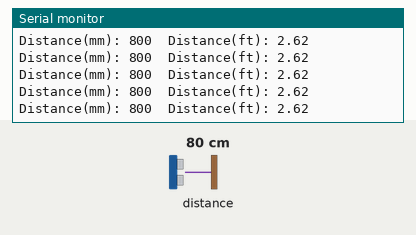
A program run on a simulated Arduino Uno R4 WiFi. Parts: the last lines printed to the serial monitor. The test bench sets the inputs (shaded band); at power-on: distance to the obstacle 80 cm.

Above: at 1.2 s.
1.3 s: distance to the obstacle set to 2 cm
At 1.8 s:
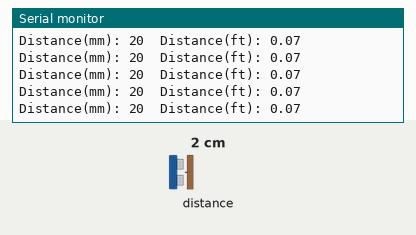
2.8 s: distance to the obstacle set to 4 cm
At 3.3 s:
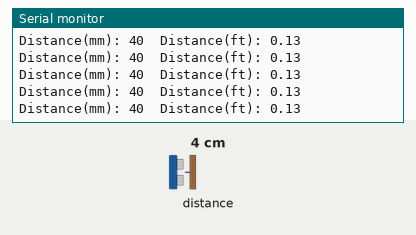
Timing chart, 0 to 5.8 s (numbered marks = the images above; inputs shaded):
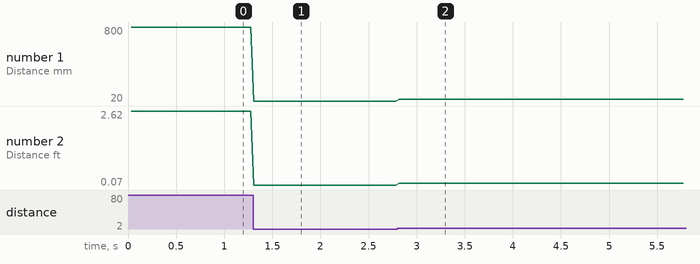

The program:

main.cpp
```cpp
#include <Arduino.h>

/*
  Reading distance from the laser based VL53L1X
  By: Nathan Seidle
  SparkFun Electronics
  Date: April 4th, 2018
  License: This code is public domain but you buy me a beer if you use this and we meet someday (Beerware license).

  SparkFun labored with love to create this code. Feel like supporting open source hardware?
  Buy a board from SparkFun! https://www.sparkfun.com/products/14667

  This example prints the distance to an object.

  Are you getting weird readings? Be sure the vacuum tape has been removed from the sensor.
*/

#include <Wire.h>
#include "SparkFun_VL53L1X.h" //Click here to get the library: http://librarymanager/All#SparkFun_VL53L1X

//Optional interrupt and shutdown pins.
#define SHUTDOWN_PIN 2
#define INTERRUPT_PIN 3

SFEVL53L1X distanceSensor;
//Uncomment the following line to use the optional shutdown and interrupt pins.
//SFEVL53L1X distanceSensor(Wire, SHUTDOWN_PIN, INTERRUPT_PIN);

void setup(void)
{
  Wire.begin();

  Serial.begin(9600);
  Serial.println("VL53L1X Qwiic Test");

  if (distanceSensor.begin(Wire) != 0) //Begin returns 0 on a good init
  {
    Serial.println("Sensor failed to begin. Please check wiring. Freezing...");
    while (1)
      ;
  }
  Serial.println("Sensor online!");
}

void loop(void)
{
  distanceSensor.startRanging(); //Write configuration bytes to initiate measurement
  while (!distanceSensor.checkForDataReady())
  {
    delay(1);
  }
  int distance = distanceSensor.getDistance(); //Get the result of the measurement from the sensor
  distanceSensor.clearInterrupt();
  distanceSensor.stopRanging();

  Serial.print("Distance(mm): ");
  Serial.print(distance);

  float distanceInches = distance * 0.0393701;
  float distanceFeet = distanceInches / 12.0;

  Serial.print("\tDistance(ft): ");
  Serial.print(distanceFeet, 2);

  Serial.println();
}
```

Measured:
- after the input at 1.3 s, the serial monitor: prints a new line at once (image 1)
- after the input at 2.8 s, the serial monitor: prints a new line at once (image 2)
- plotted number 1: 800 → 20 after the input at 1.3 s, 20 → 40 after the input at 2.8 s
- plotted number 2: 2.62 → 0.07 after the input at 1.3 s, 0.07 → 0.13 after the input at 2.8 s
